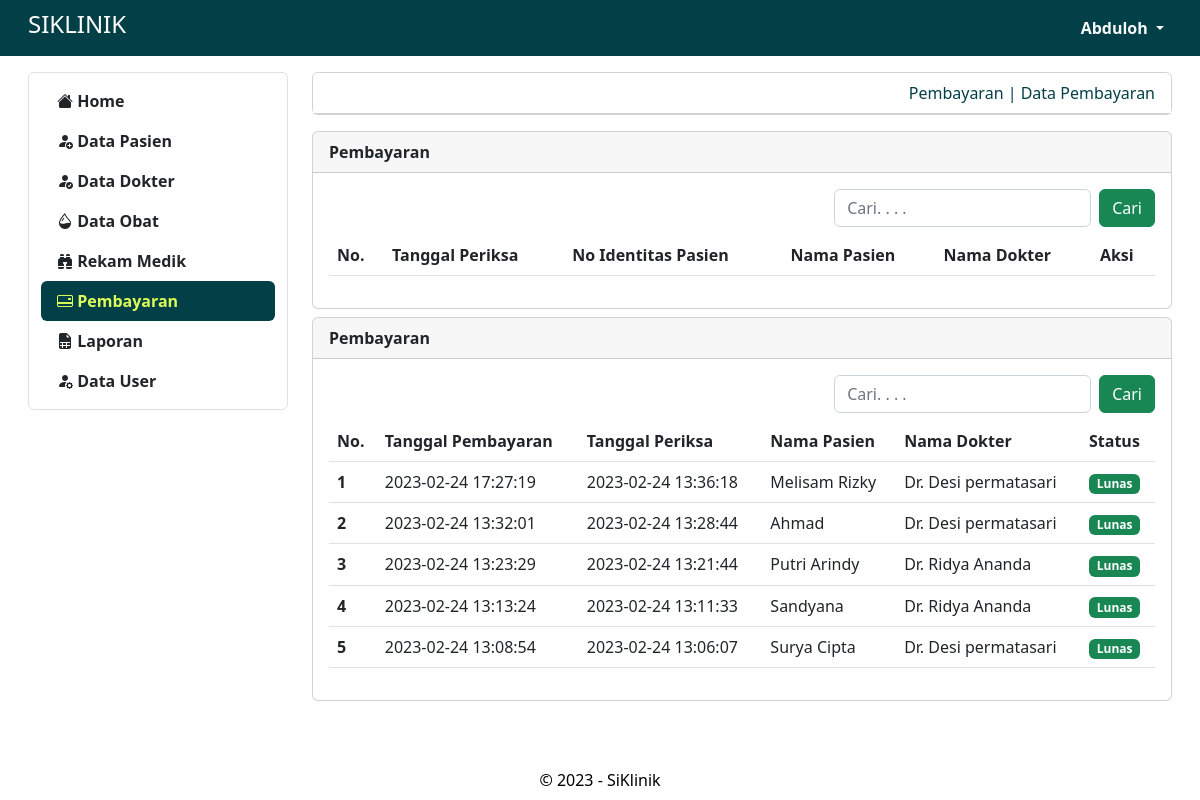
The page /admin/pembayaran (signed in) on the database its author committed.
### tables this page shows
CREATE TABLE `user` (
  `id` int(11) NOT NULL,
  `nama` varchar(50) NOT NULL,
  `username` varchar(50) NOT NULL,
  `password` varchar(200) NOT NULL,
  `jenis_kelamin` varchar(20) NOT NULL,
  `telp` varchar(16) NOT NULL,
  `alamat` text NOT NULL,
  `level` int(11) NOT NULL
);

CREATE TABLE `pembayaran` (
  `id_pembayaran` int(11) NOT NULL,
  `rekam_medik` int(11) NOT NULL,
  `total_pembayaran` varchar(15) NOT NULL,
  `nominal_uang` varchar(11) NOT NULL,
  `tgl_pembayaran` timestamp NOT NULL DEFAULT current_timestamp() ON UPDATE current_timestamp(),
  `status_pembayaran` int(11) NOT NULL
);

CREATE TABLE `rekam_medik` (
  `id_rekam` int(11) NOT NULL,
  `pasien` int(11) NOT NULL,
  `dokter` int(11) NOT NULL,
  `tgl_periksa` timestamp NOT NULL DEFAULT current_timestamp(),
  `keluhan` text NOT NULL,
  `diagnosa` text NOT NULL,
  `obat` int(11) NOT NULL,
  `status` int(11) NOT NULL
);

CREATE TABLE `pasien` (
  `id_pasien` int(11) NOT NULL,
  `nik_pasien` varchar(16) NOT NULL,
  `nama_pasien` varchar(50) NOT NULL,
  `jenis_kelamin` varchar(20) NOT NULL,
  `usia` int(11) NOT NULL,
  `telp_pasien` varchar(20) NOT NULL,
  `alamat_pasien` varchar(50) NOT NULL,
  `username` varchar(50) NOT NULL,
  `password` varchar(200) NOT NULL,
  `tgl_pendaftaran` timestamp NOT NULL DEFAULT current_timestamp() ON UPDATE current_timestamp()
);

CREATE TABLE `dokter` (
  `id_dokter` int(11) NOT NULL,
  `nama_dokter` varchar(50) NOT NULL,
  `jk_dokter` varchar(11) NOT NULL,
  `telp_dokter` text NOT NULL,
  `alamat_dokter` text NOT NULL
);

### admin/pembayaran.php (the view, shortened to what this page needs)
<?php
include "proses/connect.php";
$query = mysqli_query($conn, "SELECT * FROM rekam_medik
        LEFT JOIN pasien ON pasien.id_pasien = rekam_medik.pasien
        LEFT JOIN dokter ON dokter.id_dokter = rekam_medik.dokter
        LEFT JOIN obat ON obat.id_obat = rekam_medik.obat
        GROUP BY id_rekam ORDER BY tgl_periksa DESC ");
while ($record = mysqli_fetch_array($query)) {
    $result[] = $record;
}
?>
<div class="col-lg-9 mt-3">
    <div class="me-lg-3">
        <div class="card mb-3">
            <div class="card-header bg-body">
                <div class="d-flex justify-content-end">
                    <a href="pembayaran" class="">Pembayaran | Data Pembayaran</a>
                </div>
            </div>
        </div>
        <div class="navbar-nav nav-pills mb-2  flex-column justify-content-end flex-grow-1">
            <div class=" card justify-content-center">
                <div class="card-header">
                    <b>Pembayaran</b>
                </div>
                <div class="card-body">
                    <div class="row mb-2">
                        <div class="d-flex justify-content-end">
                            <div class="d-flex justify-content">
                                <input type="search" name="cari" class="form-control me-2" aria-label="search" placeholder="Cari. . . .">
                                <button class="btn btn-success">Cari</button>
                            </div>
                        </div>
                    </div>
                    <?php
                    if (empty($result)) {
                        echo "<div class='text-center border mt-5'>Tidak ada Data Rekam Medik!</div>";
                    } else { ?>
                        <div class="table-responsive">
                            <table class="table table-hover">
                                <thead>
                                    <tr class="text-nowrap">
                                        <th scope="col">No.</th>
                                        <th scope="col">Tanggal Periksa</th>
                                        <th scope="col">No Identitas Pasien</th>
                                        <th scope="col">Nama Pasien</th>
                                        <th scope="col">Nama Dokter</th>
                                        <th scope="col">Aksi</th>
                                    </tr>
                                </thead>
                            </table>
                        </div>
                    <?php } ?>
                </div>
            </div>
        </div>
        <?php
        include "proses/connect.php";
        $query = mysqli_query($conn, "SELECT * FROM pembayaran
        LEFT JOIN rekam_medik ON rekam_medik.id_rekam = pembayaran.rekam_medik
        LEFT JOIN pasien ON pasien.id_pasien = rekam_medik.pasien
        LEFT JOIN dokter ON dokter.id_dokter = rekam_medik.dokter
        LEFT JOIN obat ON obat.id_obat = rekam_medik.obat
        GROUP BY rekam_medik ORDER BY tgl_pembayaran DESC
        ");
        while ($record = mysqli_fetch_array($query)) {
            $result[] = $record;
        }
        ?>
        <div class="navbar-nav nav-pills mb-2  flex-column justify-content-end flex-grow-1">
            <div class=" card justify-content-center">
                <div class="card-header">
                    <b>Pembayaran</b>
                </div>
                <div class="card-body">
                    <div class="row mb-2">
                        <div class="d-flex justify-content-end">
                            <div class="d-flex justify-content-between">
                                <input type="search" name="cari" class="form-control me-2" aria-label="search" placeholder="Cari. . . .">
                                <button class="btn btn-success">Cari</button>
                            </div>
                        </div>
                    </div>
                    <?php
                    if (empty($result)) {
                        echo "<div class='text-center border mt-5'>Tidak ada Data Pembayaran!</div>";
                    } else {
                    ?>
                        <div class="table-responsive">
                            <table class="table table-hover">
                                <thead>
                                    <tr class="text-nowrap">
                                        <th scope="col">No.</th>
                                        <th scope="col">Tanggal Pembayaran</th>
                                        <th scope="col">Tanggal Periksa</th>
                                        <th scope="col">Nama Pasien</th>
                                        <th scope="col">Nama Dokter</th>
                                        <th scope="col">Status</th>
                                    </tr>
                                </thead>
                                <tbody>
                                    <?php
                                    $no = 1;
                                    foreach ($result as $row) {
                                        if (!empty($row['status_pembayaran'])) {
                                    ?>
                                            <tr>
                                                <th scope="row"><?= $no++; ?></th>
                                                <td><?= $row['tgl_pembayaran']; ?></td>
                                                <td><?= $row['tgl_periksa']; ?></td>
                                                <td><?= ucwords($row['nama_pasien']); ?></td>
                                                <td><?= $row['nama_dokter']; ?></td>
                                                <td>
                                                    <span class='badge text-bg-success'>Lunas</span>
                                                </td>
                                            </tr>
                                    <?php }
                                    } ?>
                                </tbody>
                            </table>
                        </div>
                    <?php
                    } ?>
                </div>
            </div>
        </div>
    </div>
</div>

### admin/header.php (shortened to what this page needs)
<?php
include "proses/connect.php";
$query = mysqli_query($conn, "SELECT * FROM user WHERE username ='$_SESSION[username_siklinik]'");
?>
<nav class="navbar navbar-expand navbar-dark sticky-top">
    <div class="container-fluid">
        <a class="nav-link ms-lg-3 ms-md-3" href=".">
            <h4>SIKLINIK</h4>
        </a>
        <div class="collapse navbar-collapse justify-content-end" id="navbarNavDropdown">
            <ul class="navbar-nav">
                <li class="nav-item dropdown">
                    <a class="nav-link dropdown-toggle text-light me-lg-3 me-md-3" href="" role="button" data-bs-toggle="dropdown" aria-expanded="false">
                        <?= ucwords($hasil['nama']); ?>
                    </a>
                </li>
            </ul>
        </div>
    </div>
</nav>

### assets/css/styleAdmin.css (style rules this page uses)
:root { --color-body: #b6cbce; --color-heading: #eef3db; --color-base: #033f47; --color-base2: #022a30; --color-brand: #e0f780; --color-brand2: #deff58; --color-modal: #010200; --color-batal: #c90000; --color-batal1: #ad0000; --color-reset: #707070; --color-reset1: #7e7d7d; --color-save: #05af0d; --color-save2: #05970d; }
.card .card-header a { text-decoration: none; color: var(--color-base); }
a { text-decoration: none; color: var(--color-body); transition: all 0.4s ease; }
.navbar { background-color: var(--color-base); color: #fff; }
.navbar .nav-link { font-weight: 600; color: #fff; }

### rows shown on the page
user: nama "Abduloh"
pembayaran: tgl_pembayaran "2023-02-24 17:27:19", rekam_medik.tgl_periksa "2023-02-24 13:36:18", pasien.nama_pasien "Melisam Rizky", dokter.nama_dokter "Dr. Desi permatasari"
pembayaran: tgl_pembayaran "2023-02-24 13:32:01", rekam_medik.tgl_periksa "2023-02-24 13:28:44", pasien.nama_pasien "Ahmad", dokter.nama_dokter "Dr. Desi permatasari"
pembayaran: tgl_pembayaran "2023-02-24 13:23:29", rekam_medik.tgl_periksa "2023-02-24 13:21:44", pasien.nama_pasien "Putri Arindy", dokter.nama_dokter "Dr. Ridya Ananda"
pembayaran: tgl_pembayaran "2023-02-24 13:13:24", rekam_medik.tgl_periksa "2023-02-24 13:11:33", pasien.nama_pasien "Sandyana", dokter.nama_dokter "Dr. Ridya Ananda"
pembayaran: tgl_pembayaran "2023-02-24 13:08:54", rekam_medik.tgl_periksa "2023-02-24 13:06:07", pasien.nama_pasien "Surya Cipta", dokter.nama_dokter "Dr. Desi permatasari"
